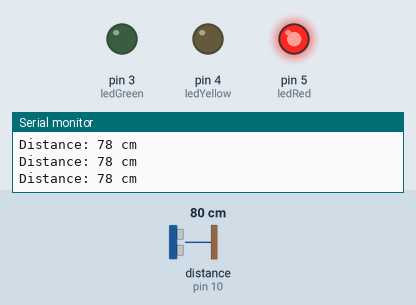
Recording of a sketch running on a simulated Arduino Uno, built with avr-gcc and run on an emulated ATmega328P. Shown: output pins drawn as LEDs (lit = HIGH), the last lines printed to the serial monitor. Wiring (inferred from the names in the program): ultrasonic range finder: trigger pin 9; echo pin 10. Inputs (shaded band) come from the test bench; at power-on: distance to the obstacle (sensor on pin 10) 80 cm. The echo pulse lasts 58.3 µs per cm; pins used as bus, display or sensor lines are not drawn.

Above: at 1.2 s.
1.3 s: distance to the obstacle (sensor on pin 10) set to 99 cm
2.8 s: distance to the obstacle (sensor on pin 10) set to 107 cm
At 3.3 s:
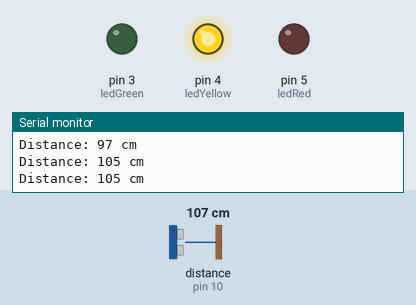
4.3 s: distance to the obstacle (sensor on pin 10) set to 200 cm
5.8 s: distance to the obstacle (sensor on pin 10) set to 209 cm
At 7.0 s:
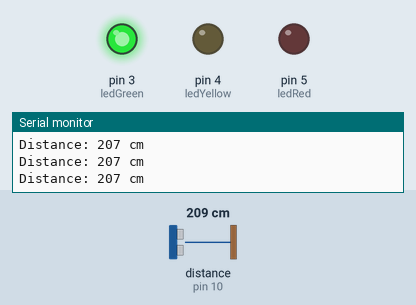
7.3 s: distance to the obstacle (sensor on pin 10) set to 2 cm
At 8.5 s:
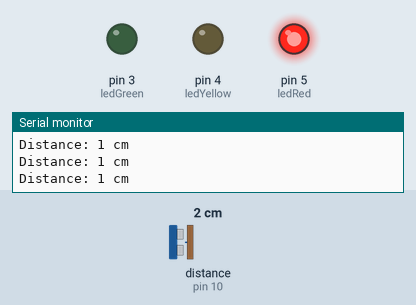
8.8 s: distance to the obstacle (sensor on pin 10) set to 120 cm
At 9.2 s:
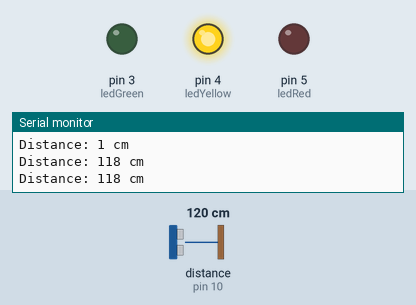
Timing chart, 0 to 11.4 s (numbered marks = the images above; inputs shaded):
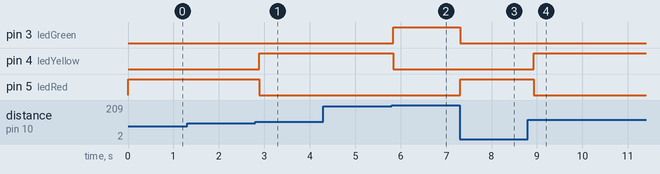

The sketch:

MCPIL52.ino
```cpp
// Use multiple LEDs with distance sensor(using HC-SR04) to indicate far or near distance range
int trigPin = 9;
int echoPin = 10;
int ledGreen = 3;
int ledYellow = 4;
int ledRed = 5;

long duration;
int distance;

void setup()
{
    pinMode(trigPin, OUTPUT);
    pinMode(echoPin, INPUT);
    pinMode(ledGreen, OUTPUT);
    pinMode(ledYellow, OUTPUT);
    pinMode(ledRed, OUTPUT);
    Serial.begin(9600);
}

void loop()
{
    // Send ultrasonic pulse
    digitalWrite(trigPin, LOW);
    delayMicroseconds(2);
    digitalWrite(trigPin, HIGH);
    delayMicroseconds(10);
    digitalWrite(trigPin, LOW);

    // Read echo pulse duration
    duration = pulseIn(echoPin, HIGH);

    // Convert to distance in cm
    distance = duration * 0.034 / 2;
    Serial.print("Distance: ");
    Serial.print(distance);
    Serial.println(" cm");

    // LED indication based on distance
    if (distance >= 331)
    {
        // Out of range
        digitalWrite(ledGreen, LOW);
        digitalWrite(ledYellow, LOW);
        digitalWrite(ledRed, LOW);
    }
    else if (distance > 200)
    { // Far
        digitalWrite(ledGreen, HIGH);
        digitalWrite(ledYellow, LOW);
        digitalWrite(ledRed, LOW);
    }
    else if (distance > 100 && distance <= 199)
    { // Medium
        digitalWrite(ledGreen, LOW);
        digitalWrite(ledYellow, HIGH);
        digitalWrite(ledRed, LOW);
    }
    else if (distance <= 99)
    { // Near
        digitalWrite(ledGreen, LOW);
        digitalWrite(ledYellow, LOW);
        digitalWrite(ledRed, HIGH);
    }

    delay(200); // small delay
}
```

Measured:
- the behaviour switches between 102 and 103 cm on distance to the obstacle (sensor on pin 10) (found by bisection; images 0 and 1)
- the behaviour switches between 203 and 204 cm on distance to the obstacle (sensor on pin 10) (found by bisection; images 1 and 2)
- after the input at 2.8 s, pin 4 (ledYellow): LOW → HIGH after 0.09 s; pin 5 (ledRed): HIGH → LOW after 0.09 s
- after the input at 5.8 s, pin 3 (ledGreen): LOW → HIGH at once; pin 4 (ledYellow): HIGH → LOW at once
- after the input at 7.3 s, pin 3 (ledGreen): HIGH → LOW at once; pin 5 (ledRed): LOW → HIGH at once
- after the input at 8.8 s, pin 4 (ledYellow): LOW → HIGH after 0.13 s; pin 5 (ledRed): HIGH → LOW after 0.13 s
